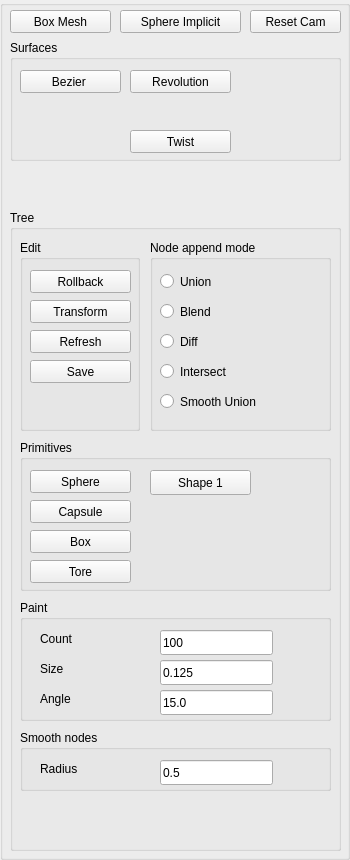
     <widget class="QGroupBox" name="Objects_groupBox">
      <property name="enabled">
       <bool>true</bool>
      </property>
      <property name="sizePolicy">
       <sizepolicy hsizetype="Fixed" vsizetype="Minimum">
        <horstretch>0</horstretch>
        <verstretch>0</verstretch>
       </sizepolicy>
      </property>
      <property name="minimumSize">
       <size>
        <width>350</width>
        <height>250</height>
       </size>
      </property>
      <property name="title">
       <string/>
      </property>
      <widget class="QPushButton" name="boxMesh">
       <property name="geometry">
        <rect>
         <x>10</x>
         <y>10</y>
         <width>101</width>
         <height>23</height>
        </rect>
       </property>
       <property name="toolTip">
        <string>&lt;!DOCTYPE HTML PUBLIC &quot;-//W3C//DTD HTML 4.0//EN&quot; &quot;http://www.w3.org/TR/REC-html40/strict.dtd&quot;&gt;
&lt;html&gt;&lt;head&gt;&lt;meta name=&quot;qrichtext&quot; content=&quot;1&quot; /&gt;&lt;style type=&quot;text/css&quot;&gt;
p, li { white-space: pre-wrap; }
&lt;/style&gt;&lt;/head&gt;&lt;body style=&quot; font-family:'MS Shell Dlg 2'; font-size:8pt; font-weight:400; font-style:normal;&quot;&gt;
&lt;p style=&quot; margin-top:0px; margin-bottom:0px; margin-left:0px; margin-right:0px; -qt-block-indent:0; text-indent:0px;&quot;&gt;&lt;span style=&quot; color:#5500ff;&quot;&gt;Callback #01&lt;/span&gt;&lt;/p&gt;
&lt;p style=&quot; margin-top:0px; margin-bottom:0px; margin-left:0px; margin-right:0px; -qt-block-indent:0; text-indent:0px;&quot;&gt;&lt;span style=&quot; font-style:italic; color:#aa00ff;&quot;&gt;Create Eurographics 1996 Bear&lt;/span&gt;&lt;/p&gt;&lt;/body&gt;&lt;/html&gt;</string>
       </property>
       <property name="text">
        <string>Box Mesh</string>
       </property>
       <property name="checkable">
        <bool>false</bool>
       </property>
      </widget>
      <widget class="QPushButton" name="resetcameraButton">
       <property name="geometry">
        <rect>
         <x>250</x>
         <y>10</y>
         <width>91</width>
         <height>23</height>
        </rect>
       </property>
       <property name="toolTip">
        <string>&lt;html&gt;&lt;head/&gt;&lt;body&gt;&lt;p&gt;&lt;span style=&quot; color:#5500ff;&quot;&gt;Callback #03&lt;/span&gt;&lt;/p&gt;&lt;p&gt;&lt;span style=&quot; font-style:italic; color:#aa00ff;&quot;&gt;Create Eurographics 1996 Bird&lt;/span&gt;&lt;/p&gt;&lt;/body&gt;&lt;/html&gt;</string>
       </property>
       <property name="text">
        <string>Reset Cam</string>
       </property>
       <property name="checkable">
        <bool>true</bool>
       </property>
       <property name="autoDefault">
        <bool>false</bool>
       </property>
       <property name="default">
        <bool>false</bool>
       </property>
       <property name="flat">
        <bool>false</bool>
       </property>
      </widget>
      <widget class="QPushButton" name="sphereImplicit">
       <property name="geometry">
        <rect>
         <x>120</x>
         <y>10</y>
         <width>121</width>
         <height>23</height>
        </rect>
       </property>
       <property name="toolTip">
        <string>&lt;!DOCTYPE HTML PUBLIC &quot;-//W3C//DTD HTML 4.0//EN&quot; &quot;http://www.w3.org/TR/REC-html40/strict.dtd&quot;&gt;
&lt;html&gt;&lt;head&gt;&lt;meta name=&quot;qrichtext&quot; content=&quot;1&quot; /&gt;&lt;style type=&quot;text/css&quot;&gt;
p, li { white-space: pre-wrap; }
&lt;/style&gt;&lt;/head&gt;&lt;body style=&quot; font-family:'MS Shell Dlg 2'; font-size:8pt; font-weight:400; font-style:normal;&quot;&gt;
&lt;p style=&quot; margin-top:0px; margin-bottom:0px; margin-left:0px; margin-right:0px; -qt-block-indent:0; text-indent:0px;&quot;&gt;&lt;span style=&quot; color:#5500ff;&quot;&gt;Callback #01&lt;/span&gt;&lt;/p&gt;
&lt;p style=&quot; margin-top:0px; margin-bottom:0px; margin-left:0px; margin-right:0px; -qt-block-indent:0; text-indent:0px;&quot;&gt;&lt;span style=&quot; font-style:italic; color:#aa00ff;&quot;&gt;Create Eurographics 1996 Bear&lt;/span&gt;&lt;/p&gt;&lt;/body&gt;&lt;/html&gt;</string>
       </property>
       <property name="text">
        <string>Sphere Implicit</string>
       </property>
       <property name="checkable">
        <bool>false</bool>
       </property>
      </widget>
      <widget class="QGroupBox" name="groupBox_8">
       <property name="geometry">
        <rect>
         <x>10</x>
         <y>210</y>
         <width>331</width>
         <height>641</height>
        </rect>
       </property>
       <property name="title">
        <string>Tree</string>
       </property>
       <widget class="QGroupBox" name="groupBox">
        <property name="geometry">
         <rect>
          <x>10</x>
          <y>230</y>
          <width>311</width>
          <height>151</height>
         </rect>
        </property>
        <property name="title">
         <string>Primitives</string>
        </property>
        <widget class="QPushButton" name="SpawnPrimitiveSphere">
         <property name="geometry">
          <rect>
           <x>10</x>
           <y>30</y>
           <width>101</width>
           <height>23</height>
          </rect>
         </property>
         <property name="toolTip">
          <string>&lt;!DOCTYPE HTML PUBLIC &quot;-//W3C//DTD HTML 4.0//EN&quot; &quot;http://www.w3.org/TR/REC-html40/strict.dtd&quot;&gt;
&lt;html&gt;&lt;head&gt;&lt;meta name=&quot;qrichtext&quot; content=&quot;1&quot; /&gt;&lt;style type=&quot;text/css&quot;&gt;
p, li { white-space: pre-wrap; }
&lt;/style&gt;&lt;/head&gt;&lt;body style=&quot; font-family:'MS Shell Dlg 2'; font-size:8pt; font-weight:400; font-style:normal;&quot;&gt;
&lt;p style=&quot; margin-top:0px; margin-bottom:0px; margin-left:0px; margin-right:0px; -qt-block-indent:0; text-indent:0px;&quot;&gt;&lt;span style=&quot; color:#5500ff;&quot;&gt;Callback #01&lt;/span&gt;&lt;/p&gt;
&lt;p style=&quot; margin-top:0px; margin-bottom:0px; margin-left:0px; margin-right:0px; -qt-block-indent:0; text-indent:0px;&quot;&gt;&lt;span style=&quot; font-style:italic; color:#aa00ff;&quot;&gt;Create Eurographics 1996 Bear&lt;/span&gt;&lt;/p&gt;&lt;/body&gt;&lt;/html&gt;</string>
         </property>
         <property name="text">
          <string>Sphere</string>
         </property>
         <property name="checkable">
          <bool>false</bool>
         </property>
        </widget>
        <widget class="QPushButton" name="BoxPrimitiveSphere">
         <property name="geometry">
          <rect>
           <x>10</x>
           <y>90</y>
           <width>101</width>
           <height>23</height>
          </rect>
         </property>
         <property name="toolTip">
          <string>&lt;!DOCTYPE HTML PUBLIC &quot;-//W3C//DTD HTML 4.0//EN&quot; &quot;http://www.w3.org/TR/REC-html40/strict.dtd&quot;&gt;
&lt;html&gt;&lt;head&gt;&lt;meta name=&quot;qrichtext&quot; content=&quot;1&quot; /&gt;&lt;style type=&quot;text/css&quot;&gt;
p, li { white-space: pre-wrap; }
&lt;/style&gt;&lt;/head&gt;&lt;body style=&quot; font-family:'MS Shell Dlg 2'; font-size:8pt; font-weight:400; font-style:normal;&quot;&gt;
&lt;p style=&quot; margin-top:0px; margin-bottom:0px; margin-left:0px; margin-right:0px; -qt-block-indent:0; text-indent:0px;&quot;&gt;&lt;span style=&quot; color:#5500ff;&quot;&gt;Callback #01&lt;/span&gt;&lt;/p&gt;
&lt;p style=&quot; margin-top:0px; margin-bottom:0px; margin-left:0px; margin-right:0px; -qt-block-indent:0; text-indent:0px;&quot;&gt;&lt;span style=&quot; font-style:italic; color:#aa00ff;&quot;&gt;Create Eurographics 1996 Bear&lt;/span&gt;&lt;/p&gt;&lt;/body&gt;&lt;/html&gt;</string>
         </property>
         <property name="text">
          <string>Box</string>
         </property>
         <property name="checkable">
          <bool>false</bool>
         </property>
        </widget>
        <widget class="QPushButton" name="CapsulePrimitiveSphere">
         <property name="geometry">
          <rect>
           <x>10</x>
           <y>60</y>
           <width>101</width>
           <height>23</height>
          </rect>
         </property>
         <property name="toolTip">
          <string>&lt;!DOCTYPE HTML PUBLIC &quot;-//W3C//DTD HTML 4.0//EN&quot; &quot;http://www.w3.org/TR/REC-html40/strict.dtd&quot;&gt;
&lt;html&gt;&lt;head&gt;&lt;meta name=&quot;qrichtext&quot; content=&quot;1&quot; /&gt;&lt;style type=&quot;text/css&quot;&gt;
p, li { white-space: pre-wrap; }
&lt;/style&gt;&lt;/head&gt;&lt;body style=&quot; font-family:'MS Shell Dlg 2'; font-size:8pt; font-weight:400; font-style:normal;&quot;&gt;
&lt;p style=&quot; margin-top:0px; margin-bottom:0px; margin-left:0px; margin-right:0px; -qt-block-indent:0; text-indent:0px;&quot;&gt;&lt;span style=&quot; color:#5500ff;&quot;&gt;Callback #01&lt;/span&gt;&lt;/p&gt;
&lt;p style=&quot; margin-top:0px; margin-bottom:0px; margin-left:0px; margin-right:0px; -qt-block-indent:0; text-indent:0px;&quot;&gt;&lt;span style=&quot; font-style:italic; color:#aa00ff;&quot;&gt;Create Eurographics 1996 Bear&lt;/span&gt;&lt;/p&gt;&lt;/body&gt;&lt;/html&gt;</string>
         </property>
         <property name="text">
          <string>Capsule</string>
         </property>
         <property name="checkable">
          <bool>false</bool>
         </property>
        </widget>
        <widget class="QPushButton" name="TorePrimitiveSphere">
         <property name="geometry">
          <rect>
           <x>10</x>
           <y>120</y>
           <width>101</width>
           <height>23</height>
          </rect>
         </property>
         <property name="toolTip">
          <string>&lt;!DOCTYPE HTML PUBLIC &quot;-//W3C//DTD HTML 4.0//EN&quot; &quot;http://www.w3.org/TR/REC-html40/strict.dtd&quot;&gt;
&lt;html&gt;&lt;head&gt;&lt;meta name=&quot;qrichtext&quot; content=&quot;1&quot; /&gt;&lt;style type=&quot;text/css&quot;&gt;
p, li { white-space: pre-wrap; }
&lt;/style&gt;&lt;/head&gt;&lt;body style=&quot; font-family:'MS Shell Dlg 2'; font-size:8pt; font-weight:400; font-style:normal;&quot;&gt;
&lt;p style=&quot; margin-top:0px; margin-bottom:0px; margin-left:0px; margin-right:0px; -qt-block-indent:0; text-indent:0px;&quot;&gt;&lt;span style=&quot; color:#5500ff;&quot;&gt;Callback #01&lt;/span&gt;&lt;/p&gt;
&lt;p style=&quot; margin-top:0px; margin-bottom:0px; margin-left:0px; margin-right:0px; -qt-block-indent:0; text-indent:0px;&quot;&gt;&lt;span style=&quot; font-style:italic; color:#aa00ff;&quot;&gt;Create Eurographics 1996 Bear&lt;/span&gt;&lt;/p&gt;&lt;/body&gt;&lt;/html&gt;</string>
         </property>
         <property name="text">
          <string>Tore</string>
         </property>
         <property name="checkable">
          <bool>false</bool>
         </property>
        </widget>
        <widget class="QPushButton" name="SpawnShape1">
         <property name="geometry">
          <rect>
           <x>130</x>
           <y>30</y>
           <width>101</width>
           <height>25</height>
          </rect>
         </property>
         <property name="text">
          <string>Shape 1</string>
         </property>
        </widget>
       </widget>
       <widget class="QGroupBox" name="groupBox_11">
        <property name="geometry">
         <rect>
          <x>140</x>
          <y>30</y>
          <width>181</width>
          <height>191</height>
         </rect>
        </property>
        <property name="title">
         <string>Node append mode</string>
        </property>
        <widget class="QRadioButton" name="Union">
         <property name="geometry">
          <rect>
           <x>10</x>
           <y>30</y>
           <width>112</width>
           <height>23</height>
          </rect>
         </property>
         <property name="text">
          <string>Union</string>
         </property>
        </widget>
        <widget class="QRadioButton" name="Blend">
         <property name="geometry">
          <rect>
           <x>10</x>
           <y>60</y>
           <width>112</width>
           <height>23</height>
          </rect>
         </property>
         <property name="text">
          <string>Blend</string>
         </property>
        </widget>
        <widget class="QRadioButton" name="Diff">
         <property name="geometry">
          <rect>
           <x>10</x>
           <y>90</y>
           <width>112</width>
           <height>23</height>
          </rect>
         </property>
         <property name="text">
          <string>Diff</string>
         </property>
        </widget>
        <widget class="QRadioButton" name="Intersect">
         <property name="geometry">
          <rect>
           <x>10</x>
           <y>120</y>
           <width>112</width>
           <height>23</height>
          </rect>
         </property>
         <property name="text">
          <string>Intersect</string>
         </property>
        </widget>
        <widget class="QRadioButton" name="SmoothUnion">
         <property name="geometry">
          <rect>
           <x>10</x>
           <y>150</y>
           <width>131</width>
           <height>23</height>
          </rect>
         </property>
         <property name="text">
          <string>Smooth Union</string>
         </property>
        </widget>
       </widget>
       <widget class="QGroupBox" name="groupBox_14">
        <property name="geometry">
         <rect>
          <x>10</x>
          <y>390</y>
          <width>311</width>
          <height>121</height>
         </rect>
        </property>
        <property name="title">
         <string>Paint</string>
        </property>
        <widget class="QLineEdit" name="PaintBrushCount">
         <property name="geometry">
          <rect>
           <x>140</x>
           <y>30</y>
           <width>113</width>
           <height>25</height>
          </rect>
         </property>
         <property name="text">
          <string>100</string>
         </property>
        </widget>
        <widget class="QLabel" name="label_22">
         <property name="geometry">
          <rect>
           <x>20</x>
           <y>30</y>
           <width>101</width>
           <height>17</height>
          </rect>
         </property>
         <property name="text">
          <string>Count</string>
         </property>
        </widget>
        <widget class="QLineEdit" name="PaintBrushSphereSize">
         <property name="geometry">
          <rect>
           <x>140</x>
           <y>60</y>
           <width>113</width>
           <height>25</height>
          </rect>
         </property>
         <property name="text">
          <string>0.125</string>
         </property>
        </widget>
        <widget class="QLabel" name="label_23">
         <property name="geometry">
          <rect>
           <x>20</x>
           <y>60</y>
           <width>101</width>
           <height>17</height>
          </rect>
         </property>
         <property name="text">
          <string>Size</string>
         </property>
        </widget>
        <widget class="QLabel" name="label_24">
         <property name="geometry">
          <rect>
           <x>20</x>
           <y>90</y>
           <width>101</width>
           <height>17</height>
          </rect>
         </property>
         <property name="text">
          <string>Angle</string>
         </property>
        </widget>
        <widget class="QLineEdit" name="PaintBrushAngle">
         <property name="geometry">
          <rect>
           <x>140</x>
           <y>90</y>
           <width>113</width>
           <height>25</height>
          </rect>
         </property>
         <property name="text">
          <string>15.0</string>
         </property>
        </widget>
       </widget>
       <widget class="QGroupBox" name="groupBox_12">
        <property name="geometry">
         <rect>
          <x>10</x>
          <y>30</y>
          <width>120</width>
          <height>191</height>
         </rect>
        </property>
        <property name="title">
         <string>Edit</string>
        </property>
        <widget class="QPushButton" name="refreshMesh">
         <property name="geometry">
          <rect>
           <x>10</x>
           <y>90</y>
           <width>101</width>
           <height>23</height>
          </rect>
         </property>
         <property name="toolTip">
          <string>&lt;!DOCTYPE HTML PUBLIC &quot;-//W3C//DTD HTML 4.0//EN&quot; &quot;http://www.w3.org/TR/REC-html40/strict.dtd&quot;&gt;
&lt;html&gt;&lt;head&gt;&lt;meta name=&quot;qrichtext&quot; content=&quot;1&quot; /&gt;&lt;style type=&quot;text/css&quot;&gt;
p, li { white-space: pre-wrap; }
&lt;/style&gt;&lt;/head&gt;&lt;body style=&quot; font-family:'MS Shell Dlg 2'; font-size:8pt; font-weight:400; font-style:normal;&quot;&gt;
&lt;p style=&quot; margin-top:0px; margin-bottom:0px; margin-left:0px; margin-right:0px; -qt-block-indent:0; text-indent:0px;&quot;&gt;&lt;span style=&quot; color:#5500ff;&quot;&gt;Callback #01&lt;/span&gt;&lt;/p&gt;
&lt;p style=&quot; margin-top:0px; margin-bottom:0px; margin-left:0px; margin-right:0px; -qt-block-indent:0; text-indent:0px;&quot;&gt;&lt;span style=&quot; font-style:italic; color:#aa00ff;&quot;&gt;Create Eurographics 1996 Bear&lt;/span&gt;&lt;/p&gt;&lt;/body&gt;&lt;/html&gt;</string>
         </property>
         <property name="text">
          <string>Refresh</string>
         </property>
         <property name="checkable">
          <bool>false</bool>
         </property>
        </widget>
        <widget class="QPushButton" name="SDFTransform">
         <property name="geometry">
          <rect>
           <x>10</x>
           <y>60</y>
           <width>101</width>
           <height>23</height>
          </rect>
         </property>
         <property name="toolTip">
          <string>&lt;!DOCTYPE HTML PUBLIC &quot;-//W3C//DTD HTML 4.0//EN&quot; &quot;http://www.w3.org/TR/REC-html40/strict.dtd&quot;&gt;
&lt;html&gt;&lt;head&gt;&lt;meta name=&quot;qrichtext&quot; content=&quot;1&quot; /&gt;&lt;style type=&quot;text/css&quot;&gt;
p, li { white-space: pre-wrap; }
&lt;/style&gt;&lt;/head&gt;&lt;body style=&quot; font-family:'MS Shell Dlg 2'; font-size:8pt; font-weight:400; font-style:normal;&quot;&gt;
&lt;p style=&quot; margin-top:0px; margin-bottom:0px; margin-left:0px; margin-right:0px; -qt-block-indent:0; text-indent:0px;&quot;&gt;&lt;span style=&quot; color:#5500ff;&quot;&gt;Callback #01&lt;/span&gt;&lt;/p&gt;
&lt;p style=&quot; margin-top:0px; margin-bottom:0px; margin-left:0px; margin-right:0px; -qt-block-indent:0; text-indent:0px;&quot;&gt;&lt;span style=&quot; font-style:italic; color:#aa00ff;&quot;&gt;Create Eurographics 1996 Bear&lt;/span&gt;&lt;/p&gt;&lt;/body&gt;&lt;/html&gt;</string>
         </property>
         <property name="text">
          <string>Transform</string>
         </property>
         <property name="checkable">
          <bool>false</bool>
         </property>
        </widget>
        <widget class="QPushButton" name="rb">
         <property name="geometry">
          <rect>
           <x>10</x>
           <y>30</y>
           <width>101</width>
           <height>23</height>
          </rect>
         </property>
         <property name="toolTip">
          <string>&lt;!DOCTYPE HTML PUBLIC &quot;-//W3C//DTD HTML 4.0//EN&quot; &quot;http://www.w3.org/TR/REC-html40/strict.dtd&quot;&gt;
&lt;html&gt;&lt;head&gt;&lt;meta name=&quot;qrichtext&quot; content=&quot;1&quot; /&gt;&lt;style type=&quot;text/css&quot;&gt;
p, li { white-space: pre-wrap; }
&lt;/style&gt;&lt;/head&gt;&lt;body style=&quot; font-family:'MS Shell Dlg 2'; font-size:8pt; font-weight:400; font-style:normal;&quot;&gt;
&lt;p style=&quot; margin-top:0px; margin-bottom:0px; margin-left:0px; margin-right:0px; -qt-block-indent:0; text-indent:0px;&quot;&gt;&lt;span style=&quot; color:#5500ff;&quot;&gt;Callback #01&lt;/span&gt;&lt;/p&gt;
&lt;p style=&quot; margin-top:0px; margin-bottom:0px; margin-left:0px; margin-right:0px; -qt-block-indent:0; text-indent:0px;&quot;&gt;&lt;span style=&quot; font-style:italic; color:#aa00ff;&quot;&gt;Create Eurographics 1996 Bear&lt;/span&gt;&lt;/p&gt;&lt;/body&gt;&lt;/html&gt;</string>
         </property>
         <property name="text">
          <string>Rollback</string>
         </property>
         <property name="checkable">
          <bool>false</bool>
         </property>
        </widget>
        <widget class="QPushButton" name="saveMesh">
         <property name="geometry">
          <rect>
           <x>10</x>
           <y>120</y>
           <width>101</width>
           <height>23</height>
          </rect>
         </property>
         <property name="toolTip">
          <string>&lt;!DOCTYPE HTML PUBLIC &quot;-//W3C//DTD HTML 4.0//EN&quot; &quot;http://www.w3.org/TR/REC-html40/strict.dtd&quot;&gt;
&lt;html&gt;&lt;head&gt;&lt;meta name=&quot;qrichtext&quot; content=&quot;1&quot; /&gt;&lt;style type=&quot;text/css&quot;&gt;
p, li { white-space: pre-wrap; }
&lt;/style&gt;&lt;/head&gt;&lt;body style=&quot; font-family:'MS Shell Dlg 2'; font-size:8pt; font-weight:400; font-style:normal;&quot;&gt;
&lt;p style=&quot; margin-top:0px; margin-bottom:0px; margin-left:0px; margin-right:0px; -qt-block-indent:0; text-indent:0px;&quot;&gt;&lt;span style=&quot; color:#5500ff;&quot;&gt;Callback #01&lt;/span&gt;&lt;/p&gt;
&lt;p style=&quot; margin-top:0px; margin-bottom:0px; margin-left:0px; margin-right:0px; -qt-block-indent:0; text-indent:0px;&quot;&gt;&lt;span style=&quot; font-style:italic; color:#aa00ff;&quot;&gt;Create Eurographics 1996 Bear&lt;/span&gt;&lt;/p&gt;&lt;/body&gt;&lt;/html&gt;</string>
         </property>
         <property name="text">
          <string>Save</string>
         </property>
         <property name="checkable">
          <bool>false</bool>
         </property>
        </widget>
       </widget>
       <widget class="QGroupBox" name="groupBox_15">
        <property name="geometry">
         <rect>
          <x>10</x>
          <y>520</y>
          <width>311</width>
          <height>61</height>
         </rect>
        </property>
        <property name="title">
         <string>Smooth nodes</string>
        </property>
        <widget class="QLabel" name="label_25">
         <property name="geometry">
          <rect>
           <x>20</x>
           <y>30</y>
           <width>101</width>
           <height>17</height>
          </rect>
         </property>
         <property name="text">
          <string>Radius</string>
         </property>
        </widget>
        <widget class="QLineEdit" name="SmoothRadius">
         <property name="geometry">
          <rect>
           <x>140</x>
           <y>30</y>
           <width>113</width>
           <height>25</height>
          </rect>
         </property>
         <property name="text">
          <string>0.5</string>
         </property>
        </widget>
       </widget>
      </widget>
      <widget class="QGroupBox" name="groupBox_16">
       <property name="geometry">
        <rect>
         <x>10</x>
         <y>40</y>
         <width>331</width>
         <height>121</height>
        </rect>
       </property>
       <property name="title">
        <string>Surfaces</string>
       </property>
       <widget class="QPushButton" name="BezierMesh">
        <property name="geometry">
         <rect>
          <x>10</x>
          <y>30</y>
          <width>101</width>
          <height>23</height>
         </rect>
        </property>
        <property name="toolTip">
         <string>&lt;!DOCTYPE HTML PUBLIC &quot;-//W3C//DTD HTML 4.0//EN&quot; &quot;http://www.w3.org/TR/REC-html40/strict.dtd&quot;&gt;
&lt;html&gt;&lt;head&gt;&lt;meta name=&quot;qrichtext&quot; content=&quot;1&quot; /&gt;&lt;style type=&quot;text/css&quot;&gt;
p, li { white-space: pre-wrap; }
&lt;/style&gt;&lt;/head&gt;&lt;body style=&quot; font-family:'MS Shell Dlg 2'; font-size:8pt; font-weight:400; font-style:normal;&quot;&gt;
&lt;p style=&quot; margin-top:0px; margin-bottom:0px; margin-left:0px; margin-right:0px; -qt-block-indent:0; text-indent:0px;&quot;&gt;&lt;span style=&quot; color:#5500ff;&quot;&gt;Callback #01&lt;/span&gt;&lt;/p&gt;
&lt;p style=&quot; margin-top:0px; margin-bottom:0px; margin-left:0px; margin-right:0px; -qt-block-indent:0; text-indent:0px;&quot;&gt;&lt;span style=&quot; font-style:italic; color:#aa00ff;&quot;&gt;Create Eurographics 1996 Bear&lt;/span&gt;&lt;/p&gt;&lt;/body&gt;&lt;/html&gt;</string>
        </property>
        <property name="text">
         <string>Bezier </string>
        </property>
        <property name="checkable">
         <bool>false</bool>
        </property>
       </widget>
       <widget class="QPushButton" name="RevolutionMesh">
        <property name="geometry">
         <rect>
          <x>120</x>
          <y>30</y>
          <width>101</width>
          <height>23</height>
         </rect>
        </property>
        <property name="toolTip">
         <string>&lt;!DOCTYPE HTML PUBLIC &quot;-//W3C//DTD HTML 4.0//EN&quot; &quot;http://www.w3.org/TR/REC-html40/strict.dtd&quot;&gt;
&lt;html&gt;&lt;head&gt;&lt;meta name=&quot;qrichtext&quot; content=&quot;1&quot; /&gt;&lt;style type=&quot;text/css&quot;&gt;
p, li { white-space: pre-wrap; }
&lt;/style&gt;&lt;/head&gt;&lt;body style=&quot; font-family:'MS Shell Dlg 2'; font-size:8pt; font-weight:400; font-style:normal;&quot;&gt;
&lt;p style=&quot; margin-top:0px; margin-bottom:0px; margin-left:0px; margin-right:0px; -qt-block-indent:0; text-indent:0px;&quot;&gt;&lt;span style=&quot; color:#5500ff;&quot;&gt;Callback #01&lt;/span&gt;&lt;/p&gt;
&lt;p style=&quot; margin-top:0px; margin-bottom:0px; margin-left:0px; margin-right:0px; -qt-block-indent:0; text-indent:0px;&quot;&gt;&lt;span style=&quot; font-style:italic; color:#aa00ff;&quot;&gt;Create Eurographics 1996 Bear&lt;/span&gt;&lt;/p&gt;&lt;/body&gt;&lt;/html&gt;</string>
        </property>
        <property name="text">
         <string>Revolution</string>
        </property>
        <property name="checkable">
         <bool>false</bool>
        </property>
       </widget>
       <widget class="QPushButton" name="TwistSDF">
        <property name="geometry">
         <rect>
          <x>120</x>
          <y>90</y>
          <width>101</width>
          <height>23</height>
         </rect>
        </property>
        <property name="toolTip">
         <string>&lt;!DOCTYPE HTML PUBLIC &quot;-//W3C//DTD HTML 4.0//EN&quot; &quot;http://www.w3.org/TR/REC-html40/strict.dtd&quot;&gt;
&lt;html&gt;&lt;head&gt;&lt;meta name=&quot;qrichtext&quot; content=&quot;1&quot; /&gt;&lt;style type=&quot;text/css&quot;&gt;
p, li { white-space: pre-wrap; }
&lt;/style&gt;&lt;/head&gt;&lt;body style=&quot; font-family:'MS Shell Dlg 2'; font-size:8pt; font-weight:400; font-style:normal;&quot;&gt;
&lt;p style=&quot; margin-top:0px; margin-bottom:0px; margin-left:0px; margin-right:0px; -qt-block-indent:0; text-indent:0px;&quot;&gt;&lt;span style=&quot; color:#5500ff;&quot;&gt;Callback #01&lt;/span&gt;&lt;/p&gt;
&lt;p style=&quot; margin-top:0px; margin-bottom:0px; margin-left:0px; margin-right:0px; -qt-block-indent:0; text-indent:0px;&quot;&gt;&lt;span style=&quot; font-style:italic; color:#aa00ff;&quot;&gt;Create Eurographics 1996 Bear&lt;/span&gt;&lt;/p&gt;&lt;/body&gt;&lt;/html&gt;</string>
        </property>
        <property name="text">
         <string>Twist</string>
        </property>
        <property name="checkable">
         <bool>false</bool>
        </property>
       </widget>
      </widget>
     </widget>
